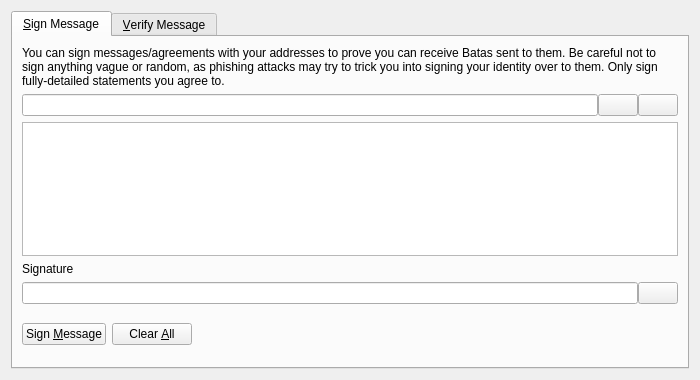
<?xml version="1.0" encoding="UTF-8"?>
<ui version="4.0">
 <class>SignVerifyMessageDialog</class>
 <widget class="QDialog" name="SignVerifyMessageDialog">
  <property name="geometry">
   <rect>
    <x>0</x>
    <y>0</y>
    <width>700</width>
    <height>380</height>
   </rect>
  </property>
  <property name="windowTitle">
   <string>Signatures - Sign / Verify a Message</string>
  </property>
  <property name="modal">
   <bool>true</bool>
  </property>
  <layout class="QVBoxLayout" name="verticalLayout">
   <item>
    <widget class="QTabWidget" name="tabWidget">
     <property name="currentIndex">
      <number>0</number>
     </property>
     <widget class="QWidget" name="tabSignMessage">
      <attribute name="title">
       <string>&amp;Sign Message</string>
      </attribute>
      <layout class="QVBoxLayout" name="verticalLayout_SM">
       <item>
        <widget class="QLabel" name="infoLabel_SM">
         <property name="text">
          <string>You can sign messages/agreements with your addresses to prove you can receive Batas sent to them. Be careful not to sign anything vague or random, as phishing attacks may try to trick you into signing your identity over to them. Only sign fully-detailed statements you agree to.</string>
         </property>
         <property name="textFormat">
          <enum>Qt::PlainText</enum>
         </property>
         <property name="wordWrap">
          <bool>true</bool>
         </property>
        </widget>
       </item>
       <item>
        <layout class="QHBoxLayout" name="horizontalLayout_1_SM">
         <property name="spacing">
          <number>0</number>
         </property>
         <item>
          <widget class="QValidatedLineEdit" name="addressIn_SM">
           <property name="toolTip">
            <string>The Bata address to sign the message with</string>
           </property>
          </widget>
         </item>
         <item>
          <widget class="QPushButton" name="addressBookButton_SM">
           <property name="toolTip">
            <string>Choose previously used address</string>
           </property>
           <property name="text">
            <string/>
           </property>
           <property name="icon">
            <iconset resource="../bitcoin.qrc">
             <normaloff>:/icons/address-book</normaloff>:/icons/address-book</iconset>
           </property>
           <property name="shortcut">
            <string>Alt+A</string>
           </property>
           <property name="autoDefault">
            <bool>false</bool>
           </property>
          </widget>
         </item>
         <item>
          <widget class="QPushButton" name="pasteButton_SM">
           <property name="toolTip">
            <string>Paste address from clipboard</string>
           </property>
           <property name="text">
            <string/>
           </property>
           <property name="icon">
            <iconset resource="../bitcoin.qrc">
             <normaloff>:/icons/editpaste</normaloff>:/icons/editpaste</iconset>
           </property>
           <property name="shortcut">
            <string>Alt+P</string>
           </property>
           <property name="autoDefault">
            <bool>false</bool>
           </property>
          </widget>
         </item>
        </layout>
       </item>
       <item>
        <widget class="QPlainTextEdit" name="messageIn_SM">
         <property name="toolTip">
          <string>Enter the message you want to sign here</string>
         </property>
        </widget>
       </item>
       <item>
        <widget class="QLabel" name="signatureLabel_SM">
         <property name="text">
          <string>Signature</string>
         </property>
         <property name="textFormat">
          <enum>Qt::PlainText</enum>
         </property>
        </widget>
       </item>
       <item>
        <layout class="QHBoxLayout" name="horizontalLayout_2_SM">
         <property name="spacing">
          <number>0</number>
         </property>
         <item>
          <widget class="QLineEdit" name="signatureOut_SM">
           <property name="font">
            <font>
             <italic>true</italic>
            </font>
           </property>
           <property name="readOnly">
            <bool>true</bool>
           </property>
          </widget>
         </item>
         <item>
          <widget class="QPushButton" name="copySignatureButton_SM">
           <property name="toolTip">
            <string>Copy the current signature to the system clipboard</string>
           </property>
           <property name="text">
            <string/>
           </property>
           <property name="icon">
            <iconset resource="../bitcoin.qrc">
             <normaloff>:/icons/editcopy</normaloff>:/icons/editcopy</iconset>
           </property>
           <property name="autoDefault">
            <bool>false</bool>
           </property>
          </widget>
         </item>
        </layout>
       </item>
       <item>
        <layout class="QHBoxLayout" name="horizontalLayout_3_SM">
         <item>
          <widget class="QPushButton" name="signMessageButton_SM">
           <property name="toolTip">
            <string>Sign the message to prove you own this Bata address</string>
           </property>
           <property name="text">
            <string>Sign &amp;Message</string>
           </property>
           <property name="icon">
            <iconset resource="../bitcoin.qrc">
             <normaloff>:/icons/edit</normaloff>:/icons/edit</iconset>
           </property>
           <property name="autoDefault">
            <bool>false</bool>
           </property>
          </widget>
         </item>
         <item>
          <widget class="QPushButton" name="clearButton_SM">
           <property name="toolTip">
            <string>Reset all sign message fields</string>
           </property>
           <property name="text">
            <string>Clear &amp;All</string>
           </property>
           <property name="icon">
            <iconset resource="../bitcoin.qrc">
             <normaloff>:/icons/remove</normaloff>:/icons/remove</iconset>
           </property>
           <property name="autoDefault">
            <bool>false</bool>
           </property>
          </widget>
         </item>
         <item>
          <spacer name="horizontalSpacer_1_SM">
           <property name="orientation">
            <enum>Qt::Horizontal</enum>
           </property>
           <property name="sizeHint" stdset="0">
            <size>
             <width>40</width>
             <height>48</height>
            </size>
           </property>
          </spacer>
         </item>
         <item>
          <widget class="QLabel" name="statusLabel_SM">
           <property name="font">
            <font>
             <weight>75</weight>
             <bold>true</bold>
            </font>
           </property>
           <property name="text">
            <string/>
           </property>
           <property name="wordWrap">
            <bool>true</bool>
           </property>
          </widget>
         </item>
         <item>
          <spacer name="horizontalSpacer_2_SM">
           <property name="orientation">
            <enum>Qt::Horizontal</enum>
           </property>
           <property name="sizeHint" stdset="0">
            <size>
             <width>40</width>
             <height>48</height>
            </size>
           </property>
          </spacer>
         </item>
        </layout>
       </item>
      </layout>
     </widget>
     <widget class="QWidget" name="tabVerifyMessage">
      <attribute name="title">
       <string>&amp;Verify Message</string>
      </attribute>
      <layout class="QVBoxLayout" name="verticalLayout_VM">
       <item>
        <widget class="QLabel" name="infoLabel_VM">
         <property name="text">
          <string>Enter the receiver's address, message (ensure you copy line breaks, spaces, tabs, etc. exactly) and signature below to verify the message. Be careful not to read more into the signature than what is in the signed message itself, to avoid being tricked by a man-in-the-middle attack. Note that this only proves the signing party receives with the address, it cannot prove sendership of any transaction!</string>
         </property>
         <property name="textFormat">
          <enum>Qt::PlainText</enum>
         </property>
         <property name="alignment">
          <set>Qt::AlignLeading|Qt::AlignLeft|Qt::AlignTop</set>
         </property>
         <property name="wordWrap">
          <bool>true</bool>
         </property>
        </widget>
       </item>
       <item>
        <layout class="QHBoxLayout" name="horizontalLayout_1_VM">
         <property name="spacing">
          <number>0</number>
         </property>
         <item>
          <widget class="QValidatedLineEdit" name="addressIn_VM">
           <property name="toolTip">
            <string>The Bata address the message was signed with</string>
           </property>
          </widget>
         </item>
         <item>
          <widget class="QPushButton" name="addressBookButton_VM">
           <property name="toolTip">
            <string>Choose previously used address</string>
           </property>
           <property name="text">
            <string/>
           </property>
           <property name="icon">
            <iconset resource="../bitcoin.qrc">
             <normaloff>:/icons/address-book</normaloff>:/icons/address-book</iconset>
           </property>
           <property name="shortcut">
            <string>Alt+A</string>
           </property>
           <property name="autoDefault">
            <bool>false</bool>
           </property>
          </widget>
         </item>
        </layout>
       </item>
       <item>
        <widget class="QPlainTextEdit" name="messageIn_VM"/>
       </item>
       <item>
        <widget class="QValidatedLineEdit" name="signatureIn_VM"/>
       </item>
       <item>
        <layout class="QHBoxLayout" name="horizontalLayout_2_VM">
         <item>
          <widget class="QPushButton" name="verifyMessageButton_VM">
           <property name="toolTip">
            <string>Verify the message to ensure it was signed with the specified Bata address</string>
           </property>
           <property name="text">
            <string>Verify &amp;Message</string>
           </property>
           <property name="icon">
            <iconset resource="../bitcoin.qrc">
             <normaloff>:/icons/transaction_0</normaloff>:/icons/transaction_0</iconset>
           </property>
           <property name="autoDefault">
            <bool>false</bool>
           </property>
          </widget>
         </item>
         <item>
          <widget class="QPushButton" name="clearButton_VM">
           <property name="toolTip">
            <string>Reset all verify message fields</string>
           </property>
           <property name="text">
            <string>Clear &amp;All</string>
           </property>
           <property name="icon">
            <iconset resource="../bitcoin.qrc">
             <normaloff>:/icons/remove</normaloff>:/icons/remove</iconset>
           </property>
           <property name="autoDefault">
            <bool>false</bool>
           </property>
          </widget>
         </item>
         <item>
          <spacer name="horizontalSpacer_1_VM">
           <property name="orientation">
            <enum>Qt::Horizontal</enum>
           </property>
           <property name="sizeHint" stdset="0">
            <size>
             <width>40</width>
             <height>48</height>
            </size>
           </property>
          </spacer>
         </item>
         <item>
          <widget class="QLabel" name="statusLabel_VM">
           <property name="font">
            <font>
             <weight>75</weight>
             <bold>true</bold>
            </font>
           </property>
           <property name="text">
            <string/>
           </property>
           <property name="wordWrap">
            <bool>true</bool>
           </property>
          </widget>
         </item>
         <item>
          <spacer name="horizontalSpacer_2_VM">
           <property name="orientation">
            <enum>Qt::Horizontal</enum>
           </property>
           <property name="sizeHint" stdset="0">
            <size>
             <width>40</width>
             <height>48</height>
            </size>
           </property>
          </spacer>
         </item>
        </layout>
       </item>
      </layout>
     </widget>
    </widget>
   </item>
  </layout>
 </widget>
 <customwidgets>
  <customwidget>
   <class>QValidatedLineEdit</class>
   <extends>QLineEdit</extends>
   <header>qt/qvalidatedlineedit.h</header>
  </customwidget>
 </customwidgets>
 <resources>
  <include location="../bitcoin.qrc"/>
 </resources>
 <connections/>
</ui>
